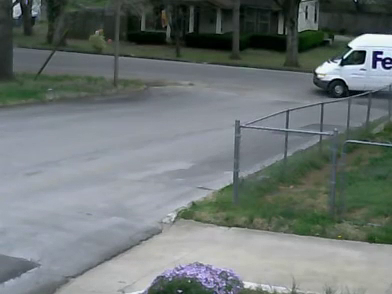
#> input picture frame 23 of 8VO SEMESTRE/PROCESAMIENTO IMAGENES/Lab 5/Lab 5/code_lab_dip_5/video2.avi, 392 x 294 px
$ python deteccion_movimiento_lab_5.py
#> lines starting #> are read from the running program, lines starting #| are printed output that depends on the picture
''''''''''''''''''''''''''''''''''''''''''''
'''             LABORATORIO 5
            DETECCIÓN DE MOVIMIENTO
       PROCESAMIENTO DIGITAL DE IMÁGENES
'''
''''''''''''''''''''''''''''''''''''''''''''

import cv2

#Ventanas para mostrar los resultados
cv2.namedWindow("Video", cv2.WINDOW_AUTOSIZE)
cv2.namedWindow("Imagen Fondo", cv2.WINDOW_AUTOSIZE)
cv2.namedWindow("Movimiento", cv2.WINDOW_AUTOSIZE)

capture = cv2.VideoCapture('video2.avi')  #carga archivo de video a procesar

#Extraigo un frame como fondo como referencia
ret, fondo = capture.read() #usa 1er frame del video
#> fondo is the input picture: shape (294, 392, 3); mean B, G, R 117.8, 118.8, 110.6
fondogris = cv2.cvtColor(fondo, cv2.COLOR_BGR2GRAY)
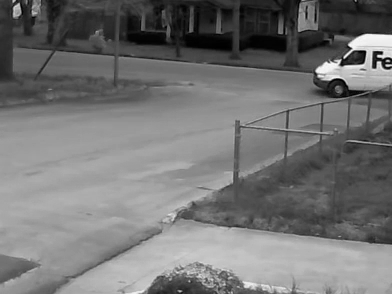
#> fondogris: shape (294, 392); min 0, max 251, mean 116.2

cv2.imshow("Imagen Fondo", fondo)

while (True):
    #Lectura de frames a usar para detectar movimiento
    ret, frame = capture.read()
    if (not ret):
        break

    #Convertir frame a escala de gris
    frameGris = cv2.cvtColor(frame, cv2.COLOR_BGR2GRAY)

    #Detecto movimiento usando el fondo de referencia extraido previamente
    frameRes = cv2.subtract(frameGris, fondogris)
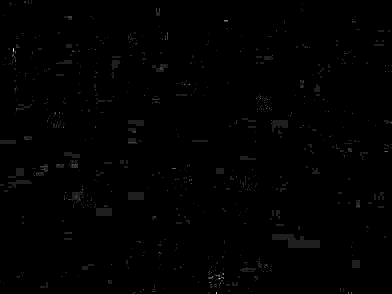
#> frameRes: shape (294, 392); min 0, max 8, mean 0.0422; drawn with min black and max white

    #Binarizo el movimiento detectado (imagen frameRes)
    ret, frameRes = cv2.threshold(frameRes, 10, 255, cv2.THRESH_BINARY)
#> frameRes: shape (294, 392); every value is 0

    #Erosión para eliminar pequeños ruidos del movimiento detectado
    frameRes = cv2.erode(frameRes, None)

    #Muestro el video resultante con el movimiento detectado
    cv2.imshow("Movimiento", frameRes)
    cv2.imshow("Video", frame)

    key = cv2.waitKey(33)
#> (key Esc is pressed here)
    if (key==27):
        break

capture.release()
cv2.destroyAllWindows()
